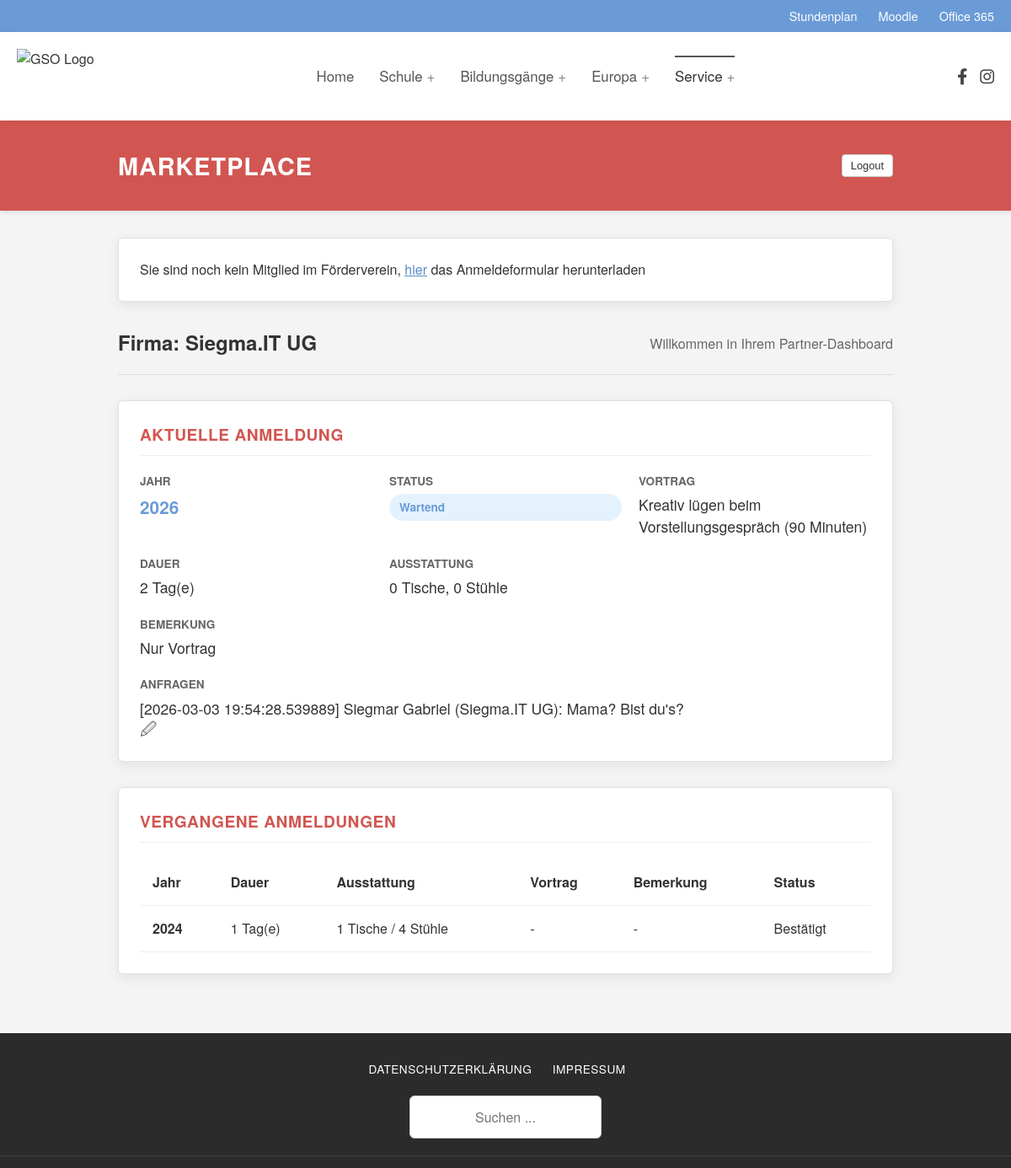
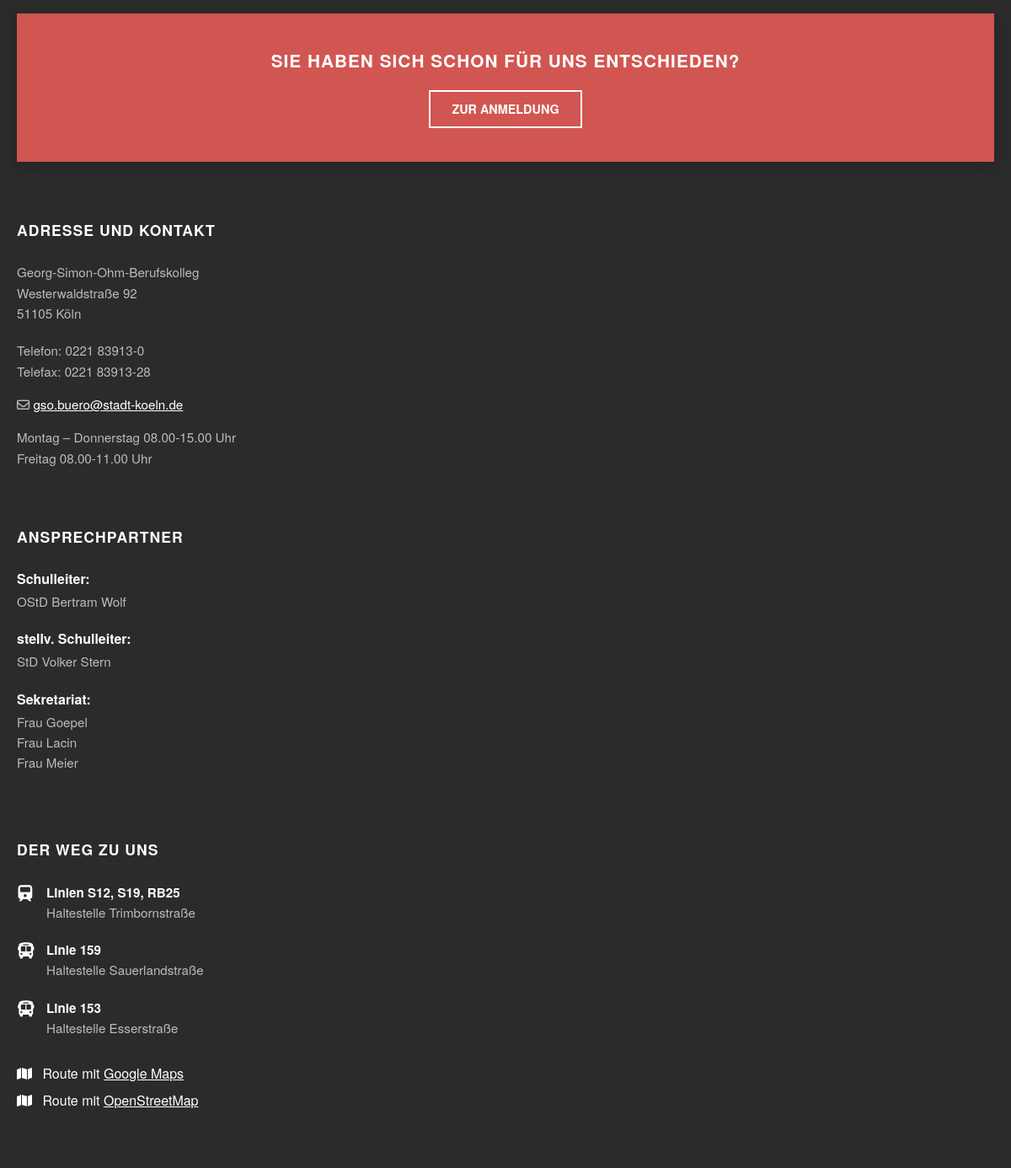
/dashboard (signed in), run on the app's committed database (2 pictures, top to bottom).
### database/models.py (models this page shows, shortened)
class User(Schema):
    __tablename__ = 'users'
    id = mapped_column(Integer, primary_key=True)
    name = mapped_column(String, nullable=False)
    industry = mapped_column(String, nullable=True)
    contact_person = mapped_column(String, nullable=True)
    phone = mapped_column(String, nullable=True)
    email = mapped_column(String, nullable=False, unique=True)
    street = mapped_column(String, nullable=True)
    zip = mapped_column(String, nullable=True)
    city = mapped_column(String, nullable=True)
    support_association = mapped_column(Boolean, nullable=False, default=False)
    is_admin = mapped_column(Boolean, nullable=False, default=False)
    tokens = relationship("Token", back_populates="user")
    bookings = relationship("Booking", back_populates="user")

class Booking(Schema):
    __tablename__ = 'bookings'
    id = mapped_column(Integer, primary_key=True)
    user_id = mapped_column(Integer, ForeignKey('users.id'), nullable=False)
    event_year = mapped_column(Integer, nullable=False, default=datetime.now().year)
    first = mapped_column(Boolean, nullable=False, default=False)
    second = mapped_column(Boolean, nullable=False, default=False)
    status = mapped_column(Enum(BookingStatus), nullable=False, default=BookingStatus.pending)
    chairs_needed = mapped_column(Integer, nullable=False, default=0)
    tables_needed = mapped_column(Integer, nullable=False, default=0)
    sockets_needed = mapped_column(Integer, nullable=False, default=2)
    remarks = mapped_column(String, nullable=True)
    presentation = mapped_column(String, nullable=True)
    admin_note = mapped_column(String, nullable=True)
    user = relationship("User", back_populates="bookings")
    correspondence = relationship("Correspondence", back_populates="booking")
    UniqueConstraint('user_id', 'event_year')

class Correspondence(Schema):
    __tablename__ = 'issues'
    id = mapped_column(Integer, primary_key=True)
    booking_id = mapped_column(Integer, ForeignKey('bookings.id'), nullable=False)
    from_admin = mapped_column(Boolean, nullable=False, default=False)
    from_user = mapped_column(Integer, ForeignKey('users.id'), nullable=False)
    timestamp = mapped_column(DateTime, nullable=False, default=datetime.now)
    message = mapped_column(String, nullable=False)
    booking = relationship("Booking", back_populates="correspondence")
    sender = relationship("User")

### app.py (the view)
@app.route('/marketplace')
@app.route('/dashboard')
@login_required
def dashboard():
    this_year = datetime.now().year
    if current_user.is_admin:
        template = 'admin_dashboard.html'
        bookings = get_bookings(**transform_filters(request.args), event_year=this_year)
    else:
        template = 'user_dashboard.html'
        all_bookings = get_bookings(user_id=current_user.id)
        current = [b for b in all_bookings if b.event_year == this_year]
        bookings = {
            "past": [b for b in all_bookings if b.event_year < this_year],
            "current": current.pop() if len(current) > 0 else None,
        }
    return render_template(template, user=current_user, bookings=bookings)

### app.py (called while the page is built)
@login_manager.user_loader
def load_user(user_id) -> Optional[Authenticated[User]]:
    try:
        user_id = int(user_id)
        user_record = db.query(User).filter_by(id=user_id).one()
        return Authenticated(user_record)
    except Exception:
        print(f'[WARN] user id not found: {user_id}')
        return None

### auth.py (called while the page is built)
    def __getattr__(self, attr):
        return getattr(self.record, attr)

### db.py (called while the page is built)
def get_bookings(**filters) -> list[Booking]:
    user_filters = {}
    if 'industry' in filters:
        user_filters['industry'] = filters.pop('industry')
    query = db.query(Booking).filter_by(**filters)
    query = query.join(Booking.user).filter_by(**user_filters)
    query = query.join(Booking.correspondence, isouter=True)
    return [decorate(booking) for booking in query.all()]

def decorate(booking: Booking) -> Booking:
    booking.duration = booking.first + booking.second
    booking.needs_response =(
            bool(len(booking.correspondence)) and not booking.correspondence[-1].from_admin)
    return booking

### templates/user_dashboard.html (shortened to what this page needs)
{% extends "baseLayout.html" %}
{% block content %}
{% set industry_names = {
    'it': 'IT & Software',
    'finance': 'Wirtschaft & Verwaltung',
    'craft': 'Handwerk'
} %}
<div class="full-width-banner">
  <div class="banner-inner">
    <h1>MARKETPLACE</h1>
    <form action="/logout"><button class="btn-small-outline btn-white-background">Logout</button></form>
  </div>
</div>
<div class="dashboard-container">
  {% if not user.support_association %}
  <section class="dash-card">
    <div>Sie sind noch kein Mitglied im Förderverein, <a href="static/files/anmeldeforumal-Förderverein.pdf" download="Anmeldeformular-Foerderverein.pdf" type="application/pdf" class="download-link">hier</a> das Anmeldeformular herunterladen</div>
  </section>
  {% endif %}
  <div class="dashboard-intro">
    <h2 class="welcome-title">Firma: {{ user.name }}</h2>
    <p class="welcome-sub">Willkommen in Ihrem Partner-Dashboard</p>
</div>
  <div class="dashboard-cards">
    <section class="dash-card current-booking-card">
      <h3 class="card-title">Aktuelle Anmeldung</h3>
      {% if bookings.current %}
        <div class="booking-summary-grid">
          <div class="info-item">
            <span class="info-label">Jahr</span>
            <span class="info-value highlight">{{ bookings.current.event_year }}</span>
          </div>
          <div class="info-item">
            <span class="info-label">Status</span>
            <span class="status-badge">{{ bookings.current.status.value }}</span>
          </div>
          <div class="info-item">
            <span class="info-label">Vortrag</span>
            <span class="info-value">{{ bookings.current.presentation }}</span>
          </div>
          <div class="info-item">
            <span class="info-label">Dauer</span>
            <span class="info-value">{{ bookings.current.duration }} Tag(e)</span>
          </div>
          <div class="info-item">
            <span class="info-label">Ausstattung</span>
            <span class="info-value">
              {{ bookings.current.tables_needed }} Tische,
              {{ bookings.current.chairs_needed }} Stühle
            </span>
          </div>
          {% if bookings.current.remarks %}
          <div class="info-item full-width">
            <span class="info-label">Bemerkung</span>
            <span class="info-value">{{ bookings.current.remarks }}</span>
          </div>
          {% endif %}
          <div class="info-item full-width">
            <span class="info-label">Anfragen</span>
            {% for message in bookings.current.correspondence %}
              <span class="info-value">[{{ message.timestamp }}] {{ message.sender.contact_person }} ({{ message.sender.name }}): {{ message.message }}</span>
            {% endfor %}
            <form action="/dashboard/message" method="POST" style="display:inline;" onsubmit="console.log(this); if (this.getAttribute('data-message-ready')) return true; else { this.children[0].style.display = 'block'; this.children[1].style.display = 'none'; this.setAttribute('data-message-ready', true); return false; }">
              <button type="submit" class="btn-icon btn-confirm" title="Anfrage verfassen">
                  🖉
              </button>
            </form>
          </div>
      </div>
    {% else %}
      <div class="empty-state">
          <p>Für das kommende Event liegt noch keine Anmeldung vor.</p>
          <a href="/register" class="btn btn-cta">Zur Anmeldung</a>
      </div>
      {% endif %}
    </section>
    {% if bookings.past %}
    <section class="dash-card history-card">
      <h3 class="card-title">Vergangene Anmeldungen</h3>
      <div class="table-responsive">
        <table class="history-table">
          <thead>
            <tr>
              <th>Jahr</th>
              <th>Dauer</th>
              <th>Ausstattung</th>
              <th>Vortrag</th>
              <th>Bemerkung</th>
              <th>Status</th>
            </tr>
          </thead>
          <tbody>
          {% for booking in bookings.past %}
            <tr>
              <td class="fw-bold">{{ booking.event_year }}</td>
              <td>{{ booking.duration }} Tag(e)</td>
              <td>{{ booking.tables_needed }} Tische / {{ booking.chairs_needed }} Stühle</td>
              <td>
                <span class="truncate-text" title="{{ booking.presentation }}">
                  {{ booking.presentation if booking.presentation else "-" }}
                </span>
              </td>
              <td>
                <span class="truncate-text" title="{{ booking.remarks }}">
                  {{ booking.remarks if booking.remarks else "-" }}
                </span>
              </td>
              <td><span class="status-text">{{ booking.status.value }}</span></td>
            </tr>
          {% endfor %}
          </tbody>
        </table>
      </div>
    </section>
    {% endif %}
  </div>
</div>
{% endblock %}

### static/css/baseStyle.css (style rules this page uses)
* { box-sizing: border-box; }
body { margin: 0; padding: 0; font-family: "Fira Sans", "Helvetica Neue", Arial, sans-serif; color: #333; background-color: #f9f9f9; line-height: 1.5; }
a { text-decoration: none; color: inherit; transition: color 0.2s ease; }

### static/css/marketplace.css (style rules this page uses)
:root { --gso-red: #d15651; --gso-blue: #6a9bd6; --gso-blue-hover: #5a8bc6; --text-color: #333; --text-muted: #666; --bg-color: #f4f4f4; --border-color: #ccc; --input-border: #ced4da; --input-focus: #6a8ecf; --card-shadow: 0 4px 15px rgba(0,0,0,0.1); --radius: 4px; }
* { box-sizing: border-box; }
body { font-family: "Fira Sans", "Helvetica Neue", Arial, sans-serif; background-color: var(--bg-color); margin: 0; color: var(--text-color); line-height: 1.5; }

### data on the page
User: name "Siegma.IT UG"
Booking: current.event_year "2026", current.status.value "Wartend", current.presentation "Kreativ lügen beim Vorstellungsgespräch (90 Minuten)", current.tables_needed "0", current.chairs_needed "0", current.remarks "Nur Vortrag"
Correspondence: timestamp "2026-03-03 19:54:28.539889", sender.contact_person "Siegmar Gabriel", sender.name "Siegma.IT UG", message "Mama? Bist du's?"
Booking: event_year "2024", duration "1", tables_needed "1", chairs_needed "4", presentation "-", remarks "-", status.value "Bestätigt"

### other printed values
{{ bookings.current.duration }} "2"
